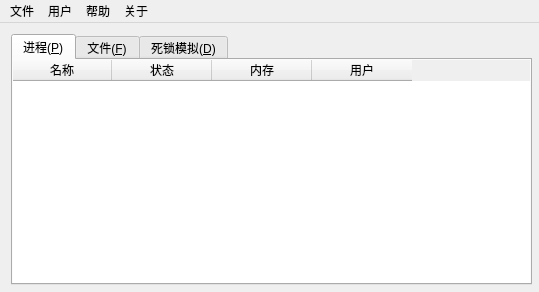
<?xml version="1.0" encoding="UTF-8"?>
<ui version="4.0">
 <class>osDesignClass</class>
 <widget class="QMainWindow" name="osDesignClass">
  <property name="geometry">
   <rect>
    <x>0</x>
    <y>0</y>
    <width>539</width>
    <height>292</height>
   </rect>
  </property>
  <property name="minimumSize">
   <size>
    <width>539</width>
    <height>292</height>
   </size>
  </property>
  <property name="maximumSize">
   <size>
    <width>539</width>
    <height>292</height>
   </size>
  </property>
  <property name="windowTitle">
   <string>osDesign</string>
  </property>
  <widget class="QWidget" name="centralWidget">
   <property name="minimumSize">
    <size>
     <width>539</width>
     <height>269</height>
    </size>
   </property>
   <property name="maximumSize">
    <size>
     <width>539</width>
     <height>269</height>
    </size>
   </property>
   <layout class="QVBoxLayout" name="verticalLayout_3">
    <item>
     <widget class="QTabWidget" name="tabs">
      <property name="minimumSize">
       <size>
        <width>521</width>
        <height>251</height>
       </size>
      </property>
      <property name="maximumSize">
       <size>
        <width>521</width>
        <height>251</height>
       </size>
      </property>
      <property name="currentIndex">
       <number>0</number>
      </property>
      <widget class="QWidget" name="process">
       <attribute name="title">
        <string>进程(&amp;P)</string>
       </attribute>
       <widget class="QTableWidget" name="tableProcess">
        <property name="geometry">
         <rect>
          <x>-1</x>
          <y>-1</y>
          <width>521</width>
          <height>231</height>
         </rect>
        </property>
        <property name="frameShape">
         <enum>QFrame::NoFrame</enum>
        </property>
        <property name="lineWidth">
         <number>0</number>
        </property>
        <column>
         <property name="text">
          <string>名称</string>
         </property>
        </column>
        <column>
         <property name="text">
          <string>状态</string>
         </property>
        </column>
        <column>
         <property name="text">
          <string>内存</string>
         </property>
        </column>
        <column>
         <property name="text">
          <string>用户</string>
         </property>
        </column>
       </widget>
      </widget>
      <widget class="QWidget" name="file">
       <attribute name="title">
        <string>文件(&amp;F)</string>
       </attribute>
       <widget class="QTableWidget" name="tableFile">
        <property name="geometry">
         <rect>
          <x>-1</x>
          <y>-1</y>
          <width>521</width>
          <height>231</height>
         </rect>
        </property>
        <property name="contextMenuPolicy">
         <enum>Qt::CustomContextMenu</enum>
        </property>
        <column>
         <property name="text">
          <string>名称</string>
         </property>
        </column>
        <column>
         <property name="text">
          <string>日期</string>
         </property>
        </column>
        <column>
         <property name="text">
          <string>用户</string>
         </property>
        </column>
        <column>
         <property name="text">
          <string>权限</string>
         </property>
        </column>
       </widget>
      </widget>
      <widget class="QWidget" name="deadlock">
       <attribute name="title">
        <string>死锁模拟(&amp;D)</string>
       </attribute>
       <widget class="QLabel" name="LableDeadlock">
        <property name="geometry">
         <rect>
          <x>3</x>
          <y>11</y>
          <width>132</width>
          <height>16</height>
         </rect>
        </property>
        <property name="text">
         <string>进程资源使用情况输出：</string>
        </property>
       </widget>
       <widget class="QWidget" name="tableDeadlock" native="true">
        <property name="geometry">
         <rect>
          <x>3</x>
          <y>30</y>
          <width>509</width>
          <height>191</height>
         </rect>
        </property>
       </widget>
      </widget>
     </widget>
    </item>
   </layout>
  </widget>
  <widget class="QMenuBar" name="menuBar">
   <property name="geometry">
    <rect>
     <x>0</x>
     <y>0</y>
     <width>539</width>
     <height>23</height>
    </rect>
   </property>
   <widget class="QMenu" name="menuFile">
    <property name="title">
     <string>文件</string>
    </property>
    <addaction name="actionOpen"/>
   </widget>
   <widget class="QMenu" name="menuHelp">
    <property name="title">
     <string>帮助</string>
    </property>
   </widget>
   <widget class="QMenu" name="menuAbout">
    <property name="title">
     <string>关于</string>
    </property>
    <addaction name="actionAuthor"/>
    <addaction name="actionVersion"/>
   </widget>
   <widget class="QMenu" name="menuUser">
    <property name="title">
     <string>用户</string>
    </property>
    <addaction name="actionNew_user"/>
    <addaction name="actionSwitchUser"/>
   </widget>
   <addaction name="menuFile"/>
   <addaction name="menuUser"/>
   <addaction name="menuHelp"/>
   <addaction name="menuAbout"/>
  </widget>
  <action name="actionOpen">
   <property name="text">
    <string>打开(&amp;O)</string>
   </property>
   <property name="iconText">
    <string>打开</string>
   </property>
  </action>
  <action name="actionNew_user">
   <property name="text">
    <string>新建用户(&amp;N)</string>
   </property>
   <property name="iconText">
    <string>新建用户</string>
   </property>
  </action>
  <action name="actionAuthor">
   <property name="text">
    <string>作者(&amp;A)</string>
   </property>
  </action>
  <action name="actionVersion">
   <property name="text">
    <string>版本(&amp;V)</string>
   </property>
  </action>
  <action name="actionSwitchUser">
   <property name="text">
    <string>切换用户(&amp;S)</string>
   </property>
  </action>
 </widget>
 <layoutdefault spacing="6" margin="11"/>
 <tabstops>
  <tabstop>tableProcess</tabstop>
  <tabstop>tableFile</tabstop>
  <tabstop>tabs</tabstop>
 </tabstops>
 <resources>
  <include location="osdesign.qrc"/>
 </resources>
 <connections/>
</ui>
